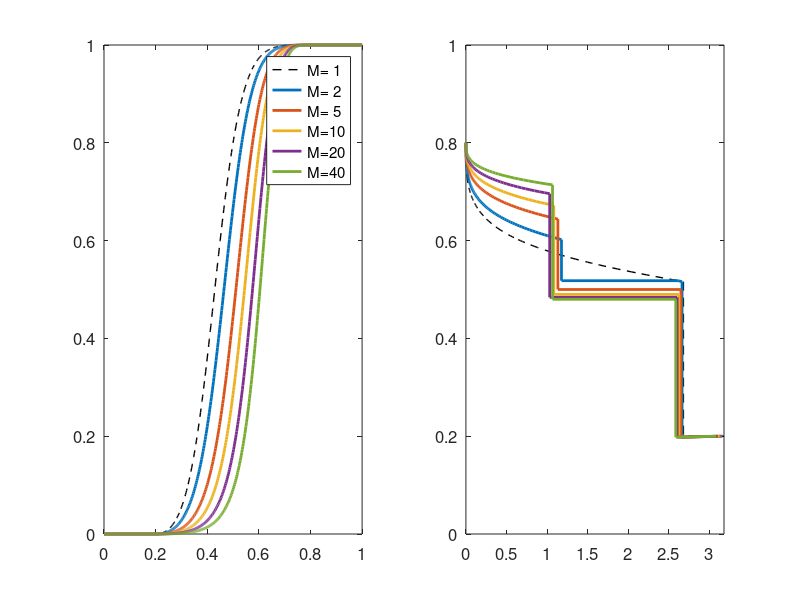

MATLAB code to generate this figure:
%% Illustrate Riemann solutions for various mobility ratios
% This script shows how the Riemann solution for a case with adsorption and
% full mixing changes with viscosity ratio between the polymer solution and
% the oil phase. This can alternatively be seen as an illustration of the
% effect of permeability reduction caused by polymer retention, since this
% will also increase the viscosity ratio between polymer and oil.
[swr, swor] = deal(0.2,0.8);
[nw,no,ads] = deal(2,4,0.2);
mobRatios   = [2 5 10 20 40];

%% Plot fractional flow and solution profile for waterflooding
s=linspace(0,1,501);
sm = (min(max(s,swr),swor)-swr)/(swor-swr);
fw = sm.^nw./(sm.^nw + (1-sm).^no);
clf, subplot(1,2,1)
plot(s,fw,'k--','LineWidth',1);

subplot(1,2,2),
iw  = find(fw(2:end)./(s(2:end)-swr)-diff(fw)./diff(s)>0,1);
i0 = find(s<swr,1,'last')+1;
xiw = fliplr(diff(fw([i0 iw:end]))./diff(s([i0 iw:end])));
ssw = s(end:-1:iw);
xiw = [xiw xiw(end) max(xiw)+.5];
ssw = [ssw, swr swr];
plot(xiw(ssw<=swor),ssw(ssw<=swor),'--k','LineWidth',1);

%% Plot fractional flow and solution profiles for polymer flooding
for M=mobRatios
    % Compute and plot the fractional flow curve with polymer
    fp = sm.^nw./(sm.^nw + M*(1-sm).^no);
    subplot(1,2,1), hold all
    plot(s,fp,'-','LineWidth',2);

    % Find envelope for polymer curve
    i3 = find(fp(2:end)./(s(2:end)+ads)-diff(fp)./diff(s)>0,1);

    % Find intersection of this envelope and the pure water curve
    i2 = find(min(fp(i3)/(s(i3)+ads).*(s(2:end)+ads),1)<fw(2:end),1)+1;

    % Find envelope for pure water curve
    i0 = find(s<swr,1,'last');
    i1 = find(fw(2:i2)./(s(2:i2)-swr)>diff(fw(1:i2))./diff(s(1:i2)),1);
    if isempty(i1), i1=i2; end

    % Plot self-similar solution
    subplot(1,2,2), hold all
    xi = fliplr(diff(fp(i3:end))./diff(s(i3:end)));
    ss = fliplr(s(i3:end-1));
    df = fliplr(diff(fw([i0 i1:i2]))./diff(s([i0 i1:i2])));
    ds = fliplr(s(i1:i2));
    xi = [xi([1:end end]), df];
    ss = [ss, ds([1 1:end])]; %#ok<*AGROW>
    xi = [xi([1:end end]), max(xi)+.5];
    ss = [ss, s(i0), swr];
    plot(xi(ss<=swor),ss(ss<=swor),'-','LineWidth',2);
    axis tight, set(gca,'Ylim',[0 1]);
end
subplot(1,2,1), set(gca,'FontSize',12)
legend(cellfun(@(x) sprintf('M=%2d', x), num2cell([1, mobRatios]),...
    'UniformOutput', false));
subplot(1,2,2), set(gca,'FontSize',12)

%% Copyright Notice
%
% <html>
% <p><font size="-1">
% Copyright 2009-2024 SINTEF Digital, Mathematics & Cybernetics.
% </font></p>
% <p><font size="-1">
% This file is part of The MATLAB Reservoir Simulation Toolbox (MRST).
% </font></p>
% <p><font size="-1">
% MRST is free software: you can redistribute it and/or modify
% it under the terms of the GNU General Public License as published by
% the Free Software Foundation, either version 3 of the License, or
% (at your option) any later version.
% </font></p>
% <p><font size="-1">
% MRST is distributed in the hope that it will be useful,
% but WITHOUT ANY WARRANTY; without even the implied warranty of
% MERCHANTABILITY or FITNESS FOR A PARTICULAR PURPOSE.  See the
% GNU General Public License for more details.
% </font></p>
% <p><font size="-1">
% You should have received a copy of the GNU General Public License
% along with MRST.  If not, see
% <a href="http://www.gnu.org/licenses/">http://www.gnu.org/licenses</a>.
% </font></p>
% </html>
